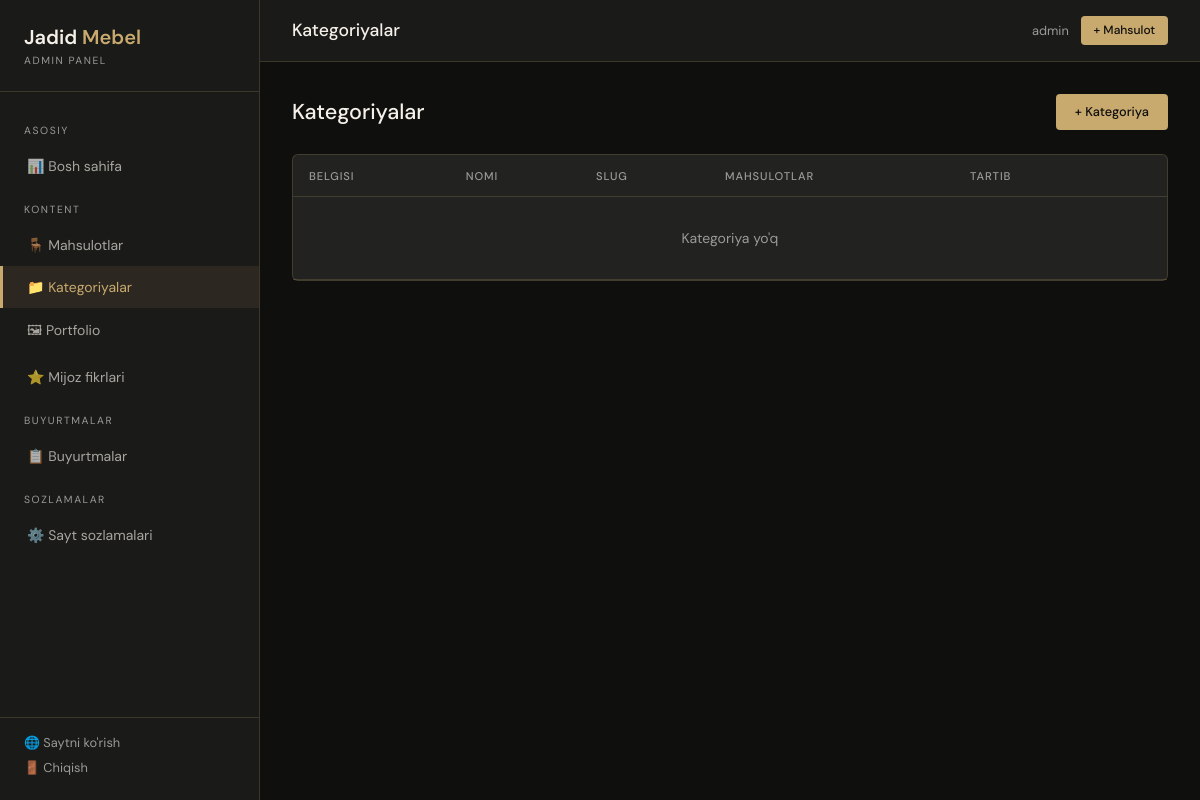
The app's page /dashboard/kategoriyalar/ (signed in), older data.
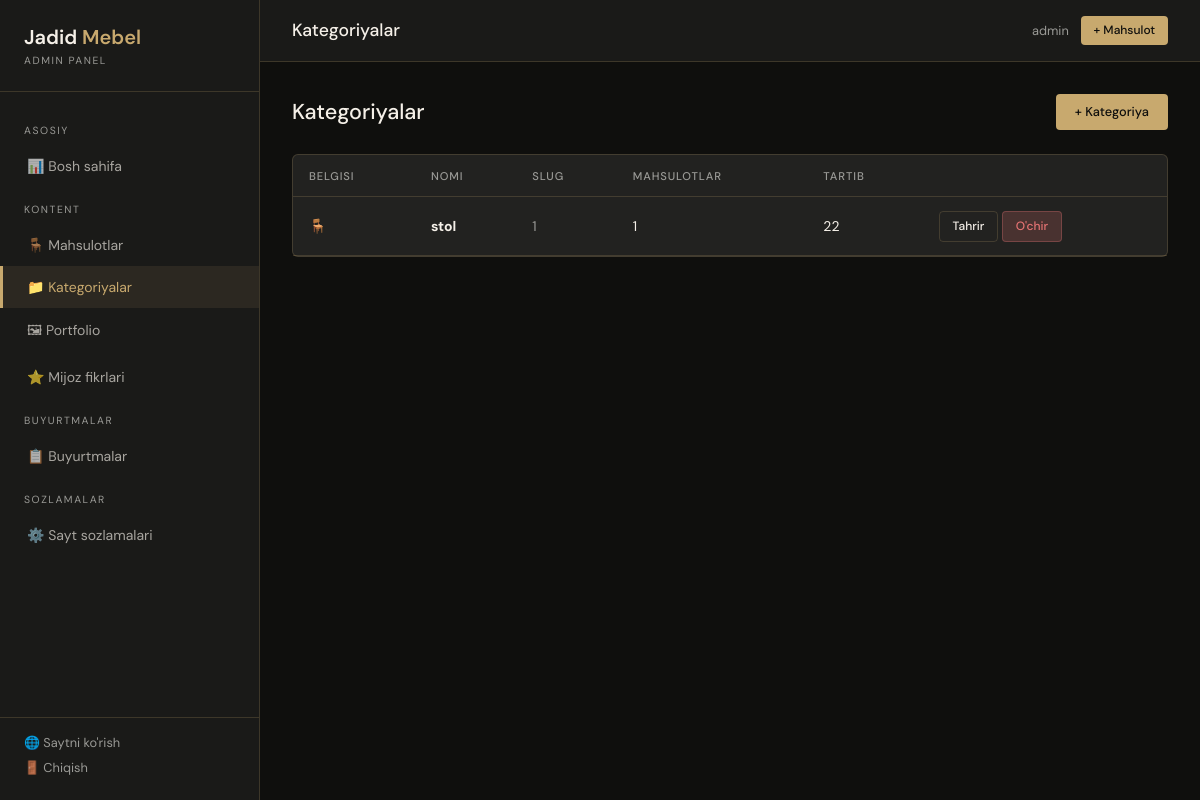
The same page, newer data.
### main/models.py (models this page shows, shortened)
class TranslatableMixin:
    def get_t(self, field):
        lang = get_lang()
        for code in (lang, 'uz', 'ru', 'en'):
            val = getattr(self, f'{field}_{code}', None)
            if val:
                return val
        return ''

class Category(TranslatableMixin, models.Model):
    name_uz = models.CharField(max_length=100, verbose_name="Nomi (O'zbek)")
    name_ru = models.CharField(max_length=100, blank=True, verbose_name='Nomi (Rus)')
    name_en = models.CharField(max_length=100, blank=True, verbose_name='Nomi (Ingliz)')
    slug = models.SlugField(unique=True)
    icon = models.CharField(max_length=50, blank=True, default='🪑', verbose_name="Emoji belgisi")
    order = models.PositiveIntegerField(default=0, verbose_name="Tartib")
    class Meta:
        verbose_name = "Kategoriya"
        verbose_name_plural = "Kategoriyalar"
        ordering = ['order']

### dashboard/views.py (the view)
# urls.py: path('kategoriyalar/', views.category_list, name='dashboard_category_list'),
@login_required
def category_list(request):
    categories = Category.objects.annotate(product_count=Count('products'))
    return render(request, 'dashboard/category_list.html', {'categories': categories})

### dashboard/context_processors.py (called while the page is built)
def dashboard_stats(request):
    if request.path.startswith('/dashboard/') and request.user.is_authenticated:
        return {'new_orders_count': Order.objects.filter(status='new').count()}
    return {'new_orders_count': 0}

### main/context_processors.py (called while the page is built)
def site_settings(request):
    settings_obj, _ = SiteSettings.objects.get_or_create(pk=1)
    return {'settings': settings_obj}

def language_switcher(request):
    current = translation.get_language() or settings.LANGUAGE_CODE
    languages = []
    for code, label in settings.LANGUAGES:
        try:
            url = translate_url(request.path, code) if request.path else f'/{code}/'
        except Exception:
            url = f'/{code}/'
        languages.append({
            'code': code,
            'label': label,
            'url': url,
            'active': current[:2] == code,
        })
    return {
        'current_language': current[:2],
        'language_choices': languages,
    }

### templates/dashboard/category_list.html
{% extends 'dashboard/base.html' %}
{% block page_heading %}Kategoriyalar{% endblock %}
{% block content %}
<div class="page-header">
    <h2>Kategoriyalar</h2>
    <a href="{% url 'dashboard_category_add' %}" class="btn btn-gold">+ Kategoriya</a>
</div>
<div class="card" style="padding:0;">
    <table>
        <thead><tr><th>Belgisi</th><th>Nomi</th><th>Slug</th><th>Mahsulotlar</th><th>Tartib</th><th></th></tr></thead>
        <tbody>
            {% for cat in categories %}
            <tr>
                <td>{{ cat.icon }}</td>
                <td><strong>{{ cat.name_uz }}</strong></td>
                <td style="color:var(--gray);">{{ cat.slug }}</td>
                <td>{{ cat.product_count }}</td>
                <td>{{ cat.order }}</td>
                <td>
                    <a href="{% url 'dashboard_category_edit' cat.pk %}" class="btn btn-outline btn-sm">Tahrir</a>
                    <a href="{% url 'dashboard_category_delete' cat.pk %}" class="btn btn-danger btn-sm">O'chir</a>
                </td>
            </tr>
            {% empty %}
            <tr><td colspan="6" style="text-align:center;padding:2rem;color:var(--gray);">Kategoriya yo'q</td></tr>
            {% endfor %}
        </tbody>
    </table>
</div>
{% endblock %}

Row changes from the older to the newer data that the page shows:
added Category: icon "🪑", name_uz "stol", slug "1", product_count "1", order "22"
Text that changed along with them:
text no longer shown: "Kategoriya yo'q"
